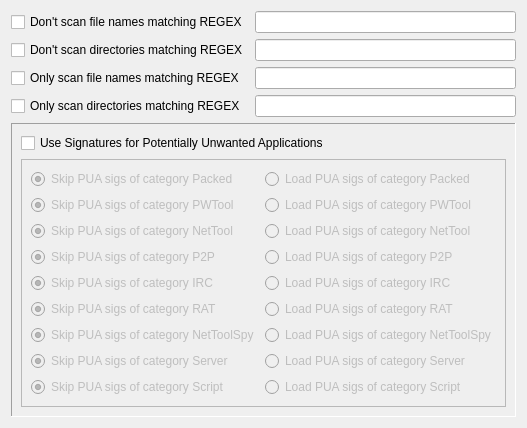
     <widget class="QWidget" name="wizardPage_7">
      <layout class="QGridLayout" name="gridLayout_12">
       <item row="0" column="1">
        <widget class="QLineEdit" name="pwdontScanFileNameLineEdit"/>
       </item>
       <item row="1" column="0">
        <widget class="QCheckBox" name="pwdontScanDirCheckBox">
         <property name="text">
          <string>Don't scan directories matching REGEX</string>
         </property>
        </widget>
       </item>
       <item row="0" column="0">
        <widget class="QCheckBox" name="pwdontScanFileNameCheckBox">
         <property name="text">
          <string>Don't scan file names matching REGEX</string>
         </property>
        </widget>
       </item>
       <item row="2" column="1">
        <widget class="QLineEdit" name="pwonlyScanFileNameLineEdit"/>
       </item>
       <item row="4" column="0" colspan="2">
        <widget class="QFrame" name="frame_3">
         <property name="frameShape">
          <enum>QFrame::Panel</enum>
         </property>
         <property name="frameShadow">
          <enum>QFrame::Sunken</enum>
         </property>
         <layout class="QGridLayout" name="gridLayout_10">
          <item row="1" column="0">
           <widget class="QFrame" name="pwPUAFrame">
            <property name="enabled">
             <bool>false</bool>
            </property>
            <property name="frameShape">
             <enum>QFrame::StyledPanel</enum>
            </property>
            <property name="frameShadow">
             <enum>QFrame::Raised</enum>
            </property>
            <layout class="QGridLayout" name="gridLayout_11">
             <item row="6" column="0">
              <widget class="QRadioButton" name="pwskipPUANetToolSpyRadioButton">
               <property name="text">
                <string>Skip PUA sigs of category NetToolSpy</string>
               </property>
               <property name="checked">
                <bool>true</bool>
               </property>
               <property name="autoExclusive">
                <bool>true</bool>
               </property>
               <attribute name="buttonGroup">
                <string notr="true">buttonGroup_7</string>
               </attribute>
              </widget>
             </item>
             <item row="8" column="0">
              <widget class="QRadioButton" name="pwskipPUAScriptRadioButton">
               <property name="text">
                <string>Skip PUA sigs of category Script</string>
               </property>
               <property name="checked">
                <bool>true</bool>
               </property>
               <property name="autoExclusive">
                <bool>true</bool>
               </property>
               <attribute name="buttonGroup">
                <string notr="true">buttonGroup_9</string>
               </attribute>
              </widget>
             </item>
             <item row="1" column="0">
              <widget class="QRadioButton" name="pwskipPUAPWToolRadioButton">
               <property name="text">
                <string>Skip PUA sigs of category PWTool</string>
               </property>
               <property name="checked">
                <bool>true</bool>
               </property>
               <property name="autoExclusive">
                <bool>true</bool>
               </property>
               <attribute name="buttonGroup">
                <string notr="true">buttonGroup_2</string>
               </attribute>
              </widget>
             </item>
             <item row="4" column="0">
              <widget class="QRadioButton" name="pwskipPUAIRCRadioButton">
               <property name="text">
                <string>Skip PUA sigs of category IRC</string>
               </property>
               <property name="checked">
                <bool>true</bool>
               </property>
               <property name="autoExclusive">
                <bool>true</bool>
               </property>
               <attribute name="buttonGroup">
                <string notr="true">buttonGroup_5</string>
               </attribute>
              </widget>
             </item>
             <item row="2" column="1">
              <widget class="QRadioButton" name="pwloadPUANetToolRadioButton">
               <property name="text">
                <string>Load PUA sigs of category NetTool</string>
               </property>
               <property name="checked">
                <bool>false</bool>
               </property>
               <property name="autoExclusive">
                <bool>true</bool>
               </property>
               <attribute name="buttonGroup">
                <string notr="true">buttonGroup_3</string>
               </attribute>
              </widget>
             </item>
             <item row="5" column="0">
              <widget class="QRadioButton" name="pwskipPUARATRadioButton">
               <property name="text">
                <string>Skip PUA sigs of category RAT</string>
               </property>
               <property name="checked">
                <bool>true</bool>
               </property>
               <property name="autoExclusive">
                <bool>true</bool>
               </property>
               <attribute name="buttonGroup">
                <string notr="true">buttonGroup_6</string>
               </attribute>
              </widget>
             </item>
             <item row="0" column="0">
              <widget class="QRadioButton" name="pwskipPUAPackedRadioButton">
               <property name="text">
                <string>Skip PUA sigs of category Packed</string>
               </property>
               <property name="checked">
                <bool>true</bool>
               </property>
               <property name="autoExclusive">
                <bool>true</bool>
               </property>
               <attribute name="buttonGroup">
                <string notr="true">buttonGroup</string>
               </attribute>
              </widget>
             </item>
             <item row="2" column="0">
              <widget class="QRadioButton" name="pwskipPUANetToolRadioButton">
               <property name="text">
                <string>Skip PUA sigs of category NetTool</string>
               </property>
               <property name="checked">
                <bool>true</bool>
               </property>
               <property name="autoExclusive">
                <bool>true</bool>
               </property>
               <attribute name="buttonGroup">
                <string notr="true">buttonGroup_3</string>
               </attribute>
              </widget>
             </item>
             <item row="5" column="1">
              <widget class="QRadioButton" name="pwloadPUARATRadioButton">
               <property name="text">
                <string>Load PUA sigs of category RAT</string>
               </property>
               <property name="autoExclusive">
                <bool>true</bool>
               </property>
               <attribute name="buttonGroup">
                <string notr="true">buttonGroup_6</string>
               </attribute>
              </widget>
             </item>
             <item row="8" column="1">
              <widget class="QRadioButton" name="pwloadPUAScriptRadioButton">
               <property name="text">
                <string>Load PUA sigs of category Script</string>
               </property>
               <property name="checked">
                <bool>false</bool>
               </property>
               <property name="autoExclusive">
                <bool>true</bool>
               </property>
               <attribute name="buttonGroup">
                <string notr="true">buttonGroup_9</string>
               </attribute>
              </widget>
             </item>
             <item row="1" column="1">
              <widget class="QRadioButton" name="pwloadPUAPWToolRadioButton">
               <property name="text">
                <string>Load PUA sigs of category PWTool</string>
               </property>
               <property name="autoExclusive">
                <bool>true</bool>
               </property>
               <attribute name="buttonGroup">
                <string notr="true">buttonGroup_2</string>
               </attribute>
              </widget>
             </item>
             <item row="0" column="1">
              <widget class="QRadioButton" name="pwloadPUAPackedRadioButon">
               <property name="text">
                <string>Load PUA sigs of category Packed</string>
               </property>
               <property name="checked">
                <bool>false</bool>
               </property>
               <property name="autoExclusive">
                <bool>true</bool>
               </property>
               <attribute name="buttonGroup">
                <string notr="true">buttonGroup</string>
               </attribute>
              </widget>
             </item>
             <item row="6" column="1">
              <widget class="QRadioButton" name="pwloadPUANetToolSpyRadioButton">
               <property name="text">
                <string>Load PUA sigs of category NetToolSpy</string>
               </property>
               <property name="autoExclusive">
                <bool>true</bool>
               </property>
               <attribute name="buttonGroup">
                <string notr="true">buttonGroup_7</string>
               </attribute>
              </widget>
             </item>
             <item row="7" column="1">
              <widget class="QRadioButton" name="pwloadPUAServerRadioButton">
               <property name="text">
                <string>Load PUA sigs of category Server</string>
               </property>
               <property name="autoExclusive">
                <bool>true</bool>
               </property>
               <attribute name="buttonGroup">
                <string notr="true">buttonGroup_8</string>
               </attribute>
              </widget>
             </item>
             <item row="7" column="0">
              <widget class="QRadioButton" name="pwskipPUAServerRadioButton">
               <property name="text">
                <string>Skip PUA sigs of category Server</string>
               </property>
               <property name="checked">
                <bool>true</bool>
               </property>
               <property name="autoExclusive">
                <bool>true</bool>
               </property>
               <attribute name="buttonGroup">
                <string notr="true">buttonGroup_8</string>
               </attribute>
              </widget>
             </item>
             <item row="3" column="0">
              <widget class="QRadioButton" name="pwskipPUAP2PRadioButton">
               <property name="text">
                <string>Skip PUA sigs of category P2P</string>
               </property>
               <property name="checked">
                <bool>true</bool>
               </property>
               <property name="autoExclusive">
                <bool>true</bool>
               </property>
               <attribute name="buttonGroup">
                <string notr="true">buttonGroup_4</string>
               </attribute>
              </widget>
             </item>
             <item row="3" column="1">
              <widget class="QRadioButton" name="pwloadPUAP2PRadioButton">
               <property name="text">
                <string>Load PUA sigs of category P2P</string>
               </property>
               <property name="autoExclusive">
                <bool>true</bool>
               </property>
               <attribute name="buttonGroup">
                <string notr="true">buttonGroup_4</string>
               </attribute>
              </widget>
             </item>
             <item row="4" column="1">
              <widget class="QRadioButton" name="pwloadPUAIRCRadioButton">
               <property name="text">
                <string>Load PUA sigs of category IRC</string>
               </property>
               <property name="autoExclusive">
                <bool>true</bool>
               </property>
               <attribute name="buttonGroup">
                <string notr="true">buttonGroup_5</string>
               </attribute>
              </widget>
             </item>
            </layout>
           </widget>
          </item>
          <item row="0" column="0">
           <widget class="QCheckBox" name="pwenablePUACheckBox">
            <property name="text">
             <string>Use Signatures for Potentially Unwanted Applications</string>
            </property>
           </widget>
          </item>
         </layout>
        </widget>
       </item>
       <item row="3" column="1">
        <widget class="QLineEdit" name="pwonlyScanDirLineEdit"/>
       </item>
       <item row="1" column="1">
        <widget class="QLineEdit" name="pwdontScanDirLineEdit"/>
       </item>
       <item row="2" column="0">
        <widget class="QCheckBox" name="pwonlyScanFileNameCheckBox">
         <property name="text">
          <string>Only scan file names matching REGEX</string>
         </property>
        </widget>
       </item>
       <item row="3" column="0">
        <widget class="QCheckBox" name="pwonlyScanDirCheckBox">
         <property name="text">
          <string>Only scan directories matching REGEX</string>
         </property>
        </widget>
       </item>
      </layout>
     </widget>
